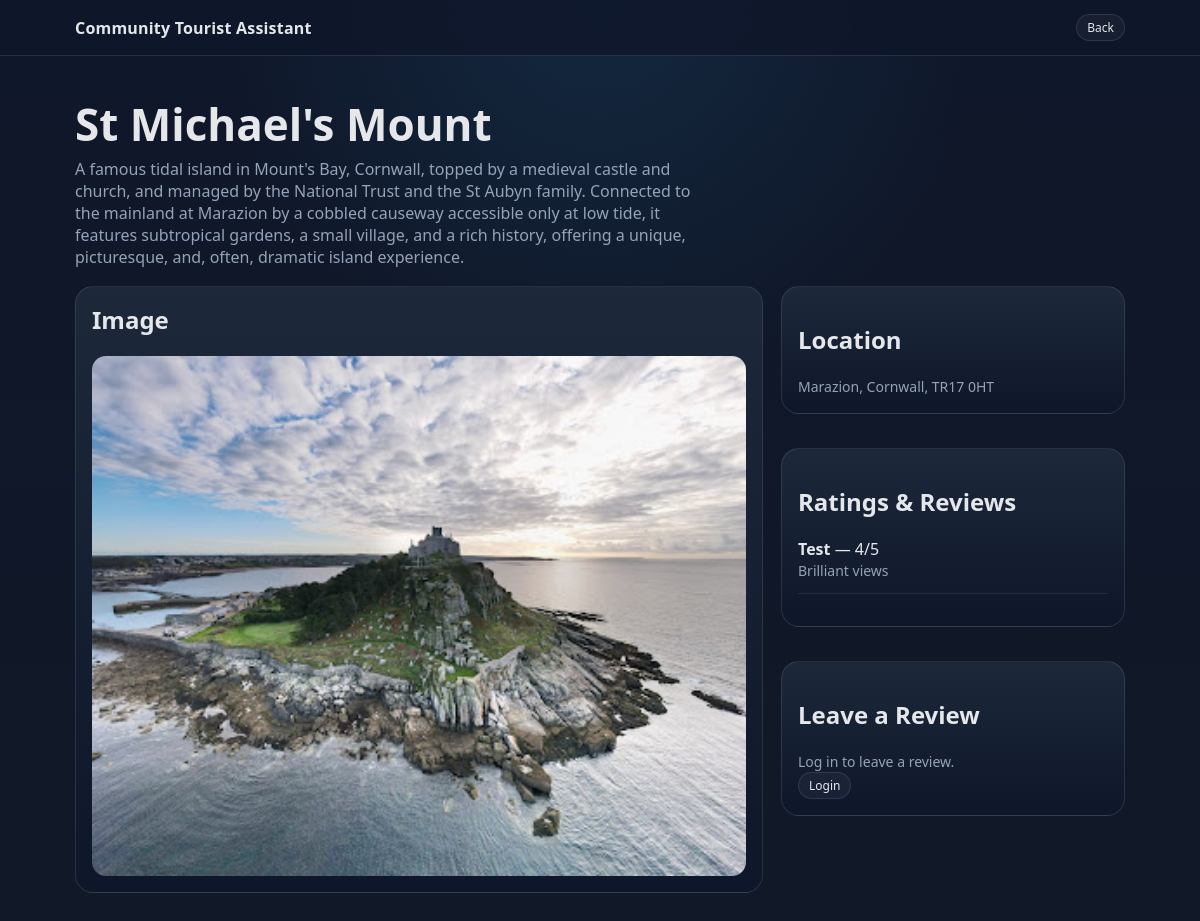
Page /place/1/ on the committed database.
### core/models.py (models this page shows, shortened)
class Place(models.Model):
    name = models.CharField(max_length=200)
    description = models.TextField()
    town = models.CharField(max_length=200, blank=True, default="")
    image_filename = models.CharField(max_length=200, blank=True, default="")

class Review(models.Model):
    place = models.ForeignKey(Place, on_delete=models.CASCADE, related_name="reviews")
    user = models.ForeignKey(User, on_delete=models.CASCADE)
    rating = models.IntegerField()
    comment = models.TextField()

### core/views.py (the view)
# urls.py: path("place/<int:pk>/", views.place_detail, name="place_detail"),
def place_detail(request, pk):
    place = get_object_or_404(Place, pk=pk)
    form = ReviewForm()
    return render(request, "place_detail.html", {
        "place": place,
        "form": form,
    })

### templates/place_detail.html (shortened to what this page needs)
{% load static %}
<!doctype html>
<html lang="en">
<head>
  <link rel="stylesheet" href="{% static 'core/style.css' %}">
</head>
<body>
  <div class="nav">
    <div class="container nav-inner">
      <div class="brand">Community Tourist Assistant</div>
      <a class="badge" href="{% url 'home' %}">Back</a>
    </div>
  </div>
  <main class="container hero">
    <h1>{{ place.name }}</h1>
    <p class="muted">{{ place.description }}</p>
    <div class="detail-grid">
      <section class="card map-card">
        <h2>Image</h2>
        <img class="map-image"
             src="{% static 'core/places/'|add:place.image_filename %}"
             alt="{{ place.name }}">
      </section>
      <div class="right-col">
        <section class="card">
          <h2>Location</h2>
          <p class="muted">{{ place.town }}</p>
        </section>
        <section class="card">
          <h2>Ratings & Reviews</h2>
          {% for review in place.reviews.all %}
            <div style="margin-bottom: 16px; padding-bottom: 12px; border-bottom: 1px solid rgba(255,255,255,0.08);">
              <strong>{{ review.user.username }}</strong> — {{ review.rating }}/5
              <p class="muted">{{ review.comment }}</p>
            </div>
          {% empty %}
            <p class="muted">No reviews yet.</p>
          {% endfor %}
        </section>
        <section class="card">
          <h2>Leave a Review</h2>
          {% if user.is_authenticated %}
            <form method="post" action="{% url 'add_review' place.pk %}" class="form">
              {% csrf_token %}
              {{ form.as_p }}
              <button type="submit" class="button">Submit Review</button>
            </form>
          {% else %}
            <p class="muted">Log in to leave a review.</p>
            <a class="badge" href="{% url 'login' %}">Login</a>
          {% endif %}
        </section>
      </div>
    </div>
  </main>
</body>
</html>

### core/static/core/style.css (style rules this page uses)
:root { --bg: #0f172a; --bg-2: #111827; --panel: rgba(15, 23, 42, 0.82); --card: rgba(30, 41, 59, 0.92); --card-hover: rgba(51, 65, 85, 0.96); --text: #e5e7eb; --muted: #94a3b8; --accent: #38bdf8; --accent-2: #0ea5e9; --border: rgba(148, 163, 184, 0.18); --input: rgba(255, 255, 255, 0.04); }
* { box-sizing: border-box; }
body { margin: 0; font-family: system-ui, -apple-system, Segoe UI, Roboto, Arial, sans-serif; background: radial-gradient(circle at top, rgba(56, 189, 248, 0.10), transparent 35%), linear-gradient(180deg, var(--bg) 0%, var(--bg-2) 100%); color: var(--text); }
a { color: inherit; text-decoration: none; }
.container { width: min(1050px, 92%); margin: 0 auto; }
.nav { position: sticky; top: 0; backdrop-filter: blur(10px); background: var(--panel); border-bottom: 1px solid var(--border); z-index: 10; }
.nav-inner { display: flex; align-items: center; justify-content: space-between; padding: 14px 0; }
.brand { display: flex; gap: 10px; align-items: center; font-weight: 700; letter-spacing: 0.2px; }
.badge { display: inline-flex; padding: 4px 10px; border-radius: 999px; border: 1px solid var(--border); color: var(--text); background: rgba(255, 255, 255, 0.04); font-size: 12px; }
.hero { padding: 44px 0 22px; }
.hero h1 { margin: 0 0 10px; font-size: clamp(28px, 4vw, 44px); line-height: 1.1; }
.hero p { margin: 0 0 18px; color: var(--muted); max-width: 70ch; }
.card { grid-column: span 12; background: linear-gradient(180deg, rgba(30, 41, 59, 0.95), rgba(15, 23, 42, 0.95)); border: 1px solid var(--border); border-radius: 18px; margin-bottom: 16px; padding: 16px; box-shadow: var(--shadow); transition: transform 0.18s ease, border-color 0.18s ease, background 0.18s ease; }
@media (min-width: 700px) { .card { grid-column: span 6; } }
@media (min-width: 980px) { .card { grid-column: span 4; } }
.card p { margin: 0; color: var(--muted); font-size: 14px; line-height: 1.5; }
.detail-grid { display: grid; grid-template-columns: 2fr 1fr; gap: 18px; margin-top: 18px; align-items: start; }
.map-card { grid-column: 1; }
.map-card h2 { margin-top: 0; }
.right-col { grid-column: 2; display: flex; flex-direction: column; gap: 18px; }
.map-image { width: 100%; height: 520px; object-fit: cover; border-radius: 14px; display: block; }

### rows in the picture
Place: name "St Michael's Mount", description "A famous tidal island in Mount's Bay, Cornwall, topped by a medieval castle and church, and managed by the National Trust and the St Aubyn family. Connected to the mainland at Marazion by a cobbled causeway accessible only at low tide, it features subtropical gardens, a small village, and a rich history, offering a unique, picturesque, and, often, dramatic island experience.", image_filename (picture), town "Marazion, Cornwall, TR17 0HT"
Review: user.username "Test", rating "4", comment "Brilliant views"
